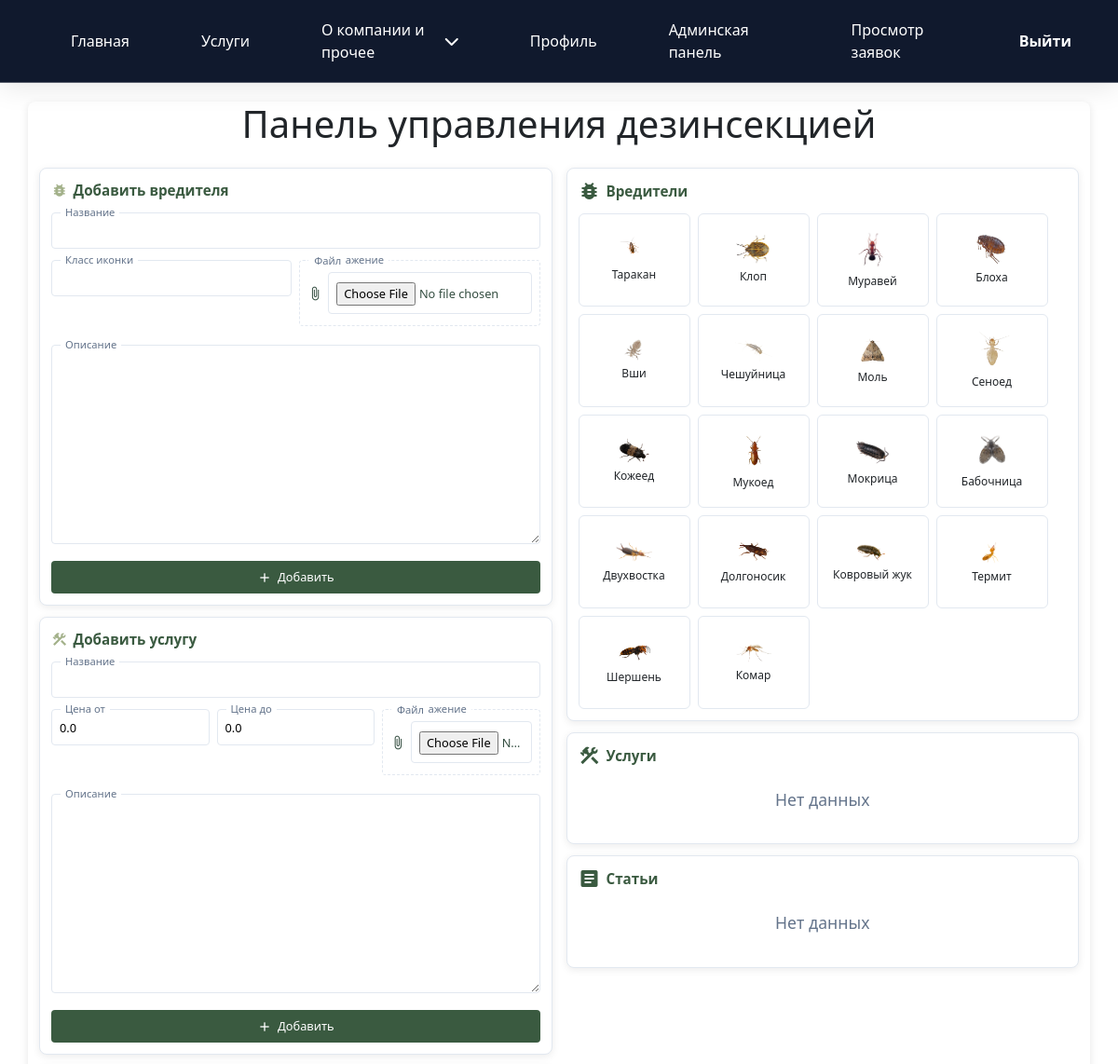
Page /accounts/admin-panel/ (signed in, upper part) on the earlier database version.
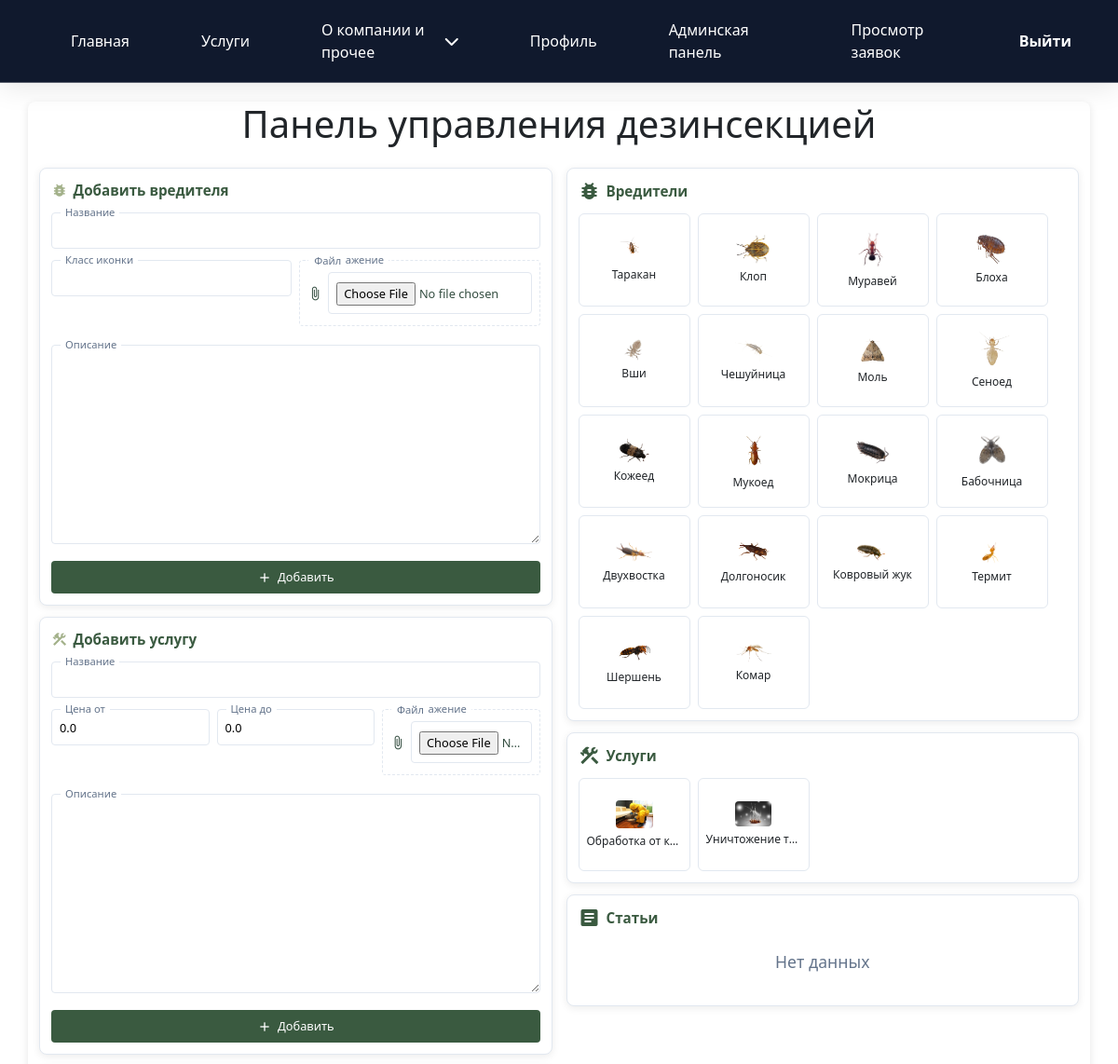
Same page on the later database version.
### accounts/models.py (models this page shows, shortened)
class Beetle(models.Model):
    name = models.CharField(max_length=100)
    icon_class = models.CharField(max_length=100, blank=True, null=True, help_text="CSS class for the beetle icon, e.g. 'fas fa-bug'")
    beetle_image = models.ImageField(upload_to='beetle_images/', blank=True, null=True, help_text="Image of the beetle")
    description = models.TextField(help_text="Solution for getting rid of this beetle at home")

class Service(models.Model):
    name = models.CharField(max_length=200)
    description = models.TextField()
    price_min = models.DecimalField(max_digits=10, decimal_places=2, verbose_name="Минимальная цена", default=0.00)
    price_max = models.DecimalField(max_digits=10, decimal_places=2, verbose_name="Максимальная цена", default=0.00)
    equipment_image = models.ImageField(upload_to='equipment/', blank=True, null=True)

### accounts/views.py (the view, shortened to what this page needs)
# urls.py: path('admin-panel/', views.admin_panel, name='admin_panel'),
@login_required
@user_passes_test(lambda u: u.is_staff)
def admin_panel(request):
    beetle_form = BeetleForm()
    service_form = ServiceForm()
    article_form = ArticleForm()
    message = ''
    beetles = Beetle.objects.all()
    services = Service.objects.all()
    articles = Article.objects.all()
    return render(request, 'accounts/admin_panel.html', {
        'beetle_form': beetle_form,
        'service_form': service_form,
        'article_form': article_form,
        'message': message,
        'beetles': beetles,
        'services': services,
        'articles': articles,
    })

### accounts/forms.py
class BeetleForm(forms.ModelForm):
    class Meta:
        model = Beetle
        fields = '__all__'

class ServiceForm(forms.ModelForm):
    class Meta:
        model = Service
        fields = '__all__'

### templates/accounts/admin_panel.html (shortened to what the changed rows need)
{% load static %}
<!DOCTYPE html>
<html lang="ru">
<head>
    <link rel="stylesheet" href="{% static 'css/style.css' %}">
</head>
<body>
{% include 'includes/navbar.html' %}
<div class="container">
    <h1>Панель управления дезинсекцией</h1>
    <div class="data-column">
        <div class="data-card">
            {% if beetles %}
            <div class="card-grid">
                {% for beetle in beetles %}
                <div class="card-item" onclick="showDetails('beetle', {{ beetle.id }})">
                    {% if beetle.beetle_image %}
                    <img src="{{ beetle.beetle_image.url }}" alt="{{ beetle.name }}">
                    {% else %}
                    <span class="material-icons">bug_report</span>
                    {% endif %}
                    <span>{{ beetle.name }}</span>
                </div>
                {% endfor %}
            </div>
            {% else %}
            <p class="empty-message">Нет данных</p>
            {% endif %}
        </div>
        <div class="data-card">
            <div class="data-header">
                <span class="material-icons">construction</span>
                <span>Услуги</span>
            </div>
            {% if services %}
            <div class="card-grid">
                {% for service in services %}
                <div class="card-item" onclick="showDetails('service', {{ service.id }})">
                    {% if service.equipment_image %}
                    <img src="{{ service.equipment_image.url }}" alt="{{ service.name }}">
                    {% else %}
                    <span class="material-icons">construction</span>
                    {% endif %}
                    <span>{{ service.name }}</span>
                </div>
                {% endfor %}
            </div>
            {% else %}
            <p class="empty-message">Нет данных</p>
            {% endif %}
        </div>
    </div>
</div>
</body>
</html>

Differences in the rows shown:
added Service: equipment_image (picture), name "Обработка от к…"
added Service: equipment_image (picture), name "Уничтожение т…"
Other differences:
text no longer shown: "Нет данных"
